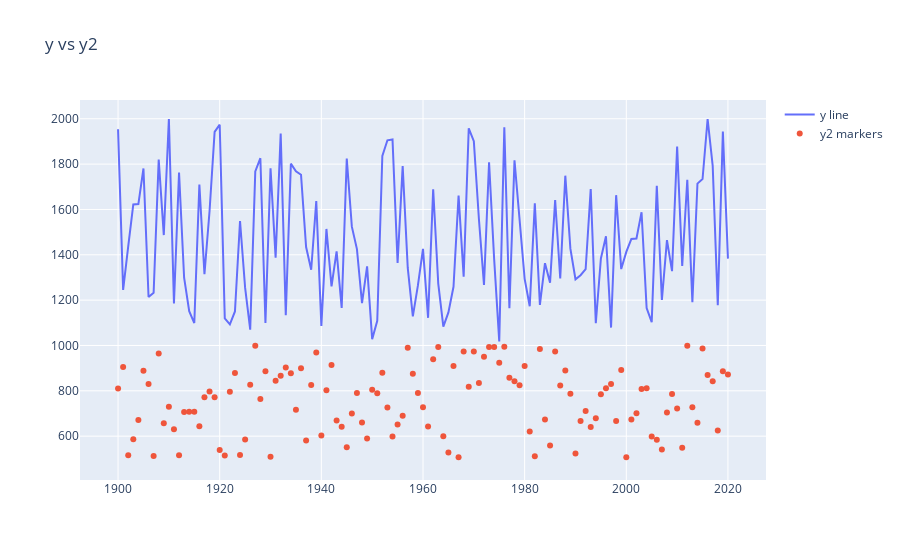

Write notebook code for a chart like this one.
### Code cell
from plotly.offline import iplot
iplot(fig)
